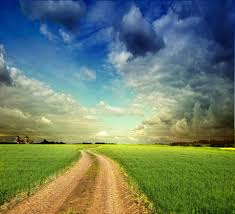
#> input picture week2_ass2/landscape.png, 235 x 214 px
$ python problem_5.py
#> lines starting #> are read from the running program, lines starting #| are printed output that depends on the picture
#problem 5
import cv2
#1. read colored image and convert it into hsv channel
#a) split the hsv into 3 channels- H, S, V
#b) display all 3 channels separately (3 diff imgs, 1 channel at a time)
image=cv2.imread("landscape.png")
#> image is the input picture: shape (214, 235, 3); mean B, G, R 106.3, 127.2, 107.9
image_hsv=cv2.cvtColor(image, cv2.COLOR_BGR2HSV)
#> image_hsv: shape (214, 235, 3); mean H, S, V 64.6, 141.9, 150.7
# cv2.imshow("OG_img", image)
# cv2.imshow("hsv_img", image_hsv)
# cv2.waitKey(0)

#a
h,s,v= cv2.split(image_hsv)
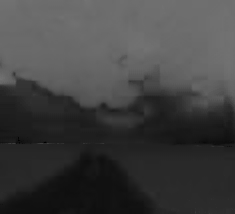
#> h: shape (214, 235); min 0, max 115, mean 64.6
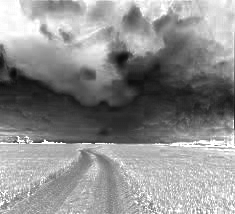
#> s: shape (214, 235); min 8, max 255, mean 141.9
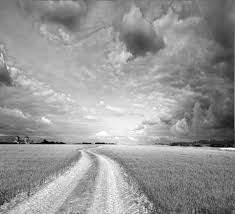
#> v: shape (214, 235); min 1, max 255, mean 150.7

#b
cv2.imshow("Hue",h)
cv2.waitKey(0)
cv2.imshow("Saturation",s)
cv2.waitKey(0)
cv2.imshow("value",v)
cv2.waitKey(0)


#2. load a color img and convert from bgr to hsv and reconvert to bgr
# display all 3 imgs: Og, HSV, recvted BGR.
# observe if reocnverted img looks similar to OG img or not.
# img_1=cv2.imread("image.img")
img_hsv=cv2.cvtColor(image, cv2.COLOR_BGR2HSV)
img_bgr=cv2.cvtColor(img_hsv, cv2.COLOR_HSV2BGR)
cv2.imshow("OG_img", image)
cv2.imshow("hsv_img", img_hsv)
cv2.imshow("reverted_img", img_bgr)
#reverted image is as same as original image when looked, but the pixel values can be slightly different(~1)

cv2.waitKey(0)
cv2.destroyAllWindows()

$ run again, with week2_ass2/image_1.png copied over week2_ass2/landscape.png
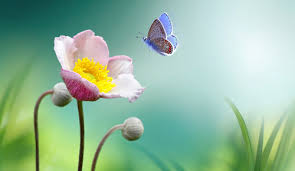
#> input picture week2_ass2/image_1.png, 295 x 171 px
#> image is the input picture: shape (171, 295, 3); mean B, G, R 158, 185.3, 148
#> image_hsv: shape (171, 295, 3); mean H, S, V 76.8, 82.7, 188.8
#> `h,s,v= cv2.split(image_hsv)`:
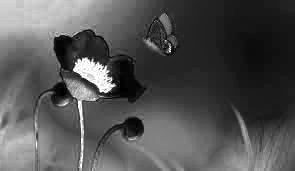
#> s: shape (171, 295); min 0, max 255, mean 82.7
#> `h,s,v= cv2.split(image_hsv)`:
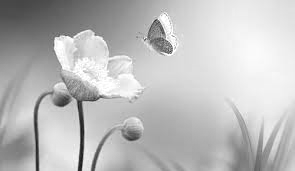
#> v: shape (171, 295); min 26, max 255, mean 188.8
